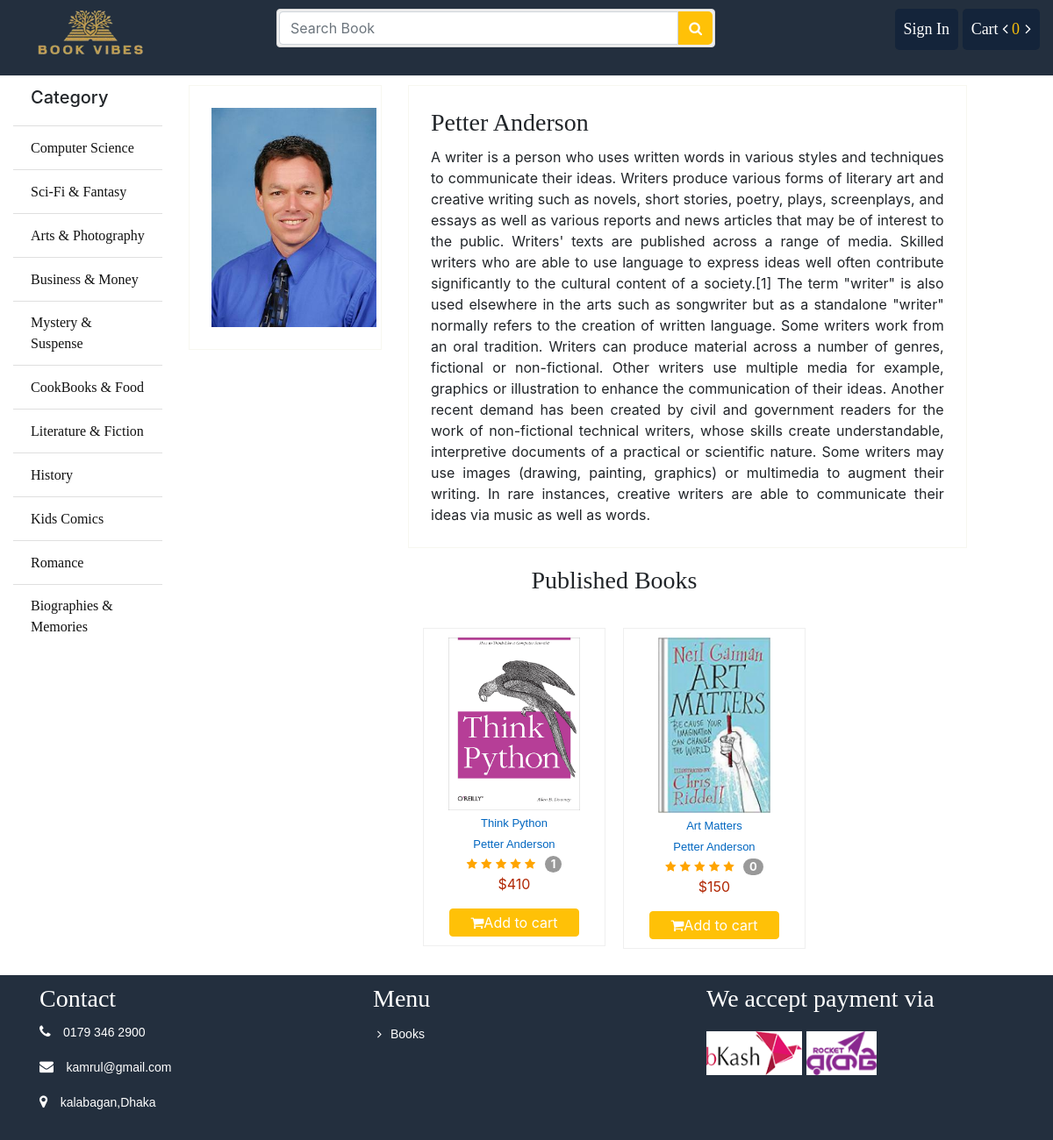
Screenshot of /writer/6 with the database file from the repository.
### store/models.py (models this page shows, shortened)
class Category(models.Model):
	name = models.CharField(max_length = 100)
	slug = models.SlugField(max_length = 150, unique=True ,db_index=True)
	icon = models.FileField(upload_to = "category/")
	create_at = models.DateTimeField(auto_now_add = True)
	updated_at = models.DateTimeField(auto_now_add = True)

class Writer(models.Model):
	name = models.CharField(max_length = 100)
	slug = models.SlugField(max_length=150, unique=True ,db_index=True)
	bio = models.TextField()
	pic = models.FileField(upload_to = "writer/")
	create_at = models.DateTimeField(auto_now_add = True)
	updated_at = models.DateTimeField(auto_now_add = True)
	def __str__(self):
		return self.name

class Book(models.Model):
	writer = models.ForeignKey(Writer, on_delete = models.CASCADE)
	category = models.ForeignKey(Category, on_delete = models.CASCADE)
	name = models.CharField(max_length = 100)
	slug = models.SlugField(max_length=100, db_index=True)
	price = models.IntegerField()
	stock = models.IntegerField()
	coverpage = models.FileField(upload_to = "coverpage/")
	bookpage = models.FileField(upload_to = "bookpage/")
	created = models.DateTimeField(auto_now_add=True)
	updated = models.DateTimeField(auto_now=True)
	totalreview = models.IntegerField(default=1)
	totalrating = models.IntegerField(default=5)
	status = models.IntegerField(default=0)
	description = models.TextField()

### store/views.py (the view)
# urls.py: path('writer/<int:id>', views.get_writer, name = "writer"),
def get_writer(request, id):
    wrt = get_object_or_404(Writer, id=id)
    book = Book.objects.filter(writer_id=wrt.id)
    context = {
        "wrt": wrt,
        "book": book
    }
    return render(request, "store/writer.html", context)

### cart/cart.py (called while the page is built)
    def __len__(self):
        return sum(item['quantity'] for item in self.cart.values())

### store/context_processors.py (called while the page is built)
def sidebar(request):
	categories = Category.objects.all()
	context = {
		"cat":categories
	}
	return context

def cart(request):
	cart = Cart(request)
	context = {
		"cart": cart
	}
	return context

### store/templatetags/customfunction.py (called while the page is built)
@register.filter(name='text_short')
def text_short(value):
	temp = value[0:50]
	return temp

### store/templates/store/writer.html
{% extends 'store/base.html' %}
{% load static %}
{% load customfunction %}
{% block container %}
			<div class="row">
				<div class="col-sm-12">
					<div class="row">
						<div class="col-sm-3">
							<div class="view-details">
								<img src="{{ wrt.pic.url }}">
							</div>
						</div>
						<div class="col-sm-8">
							<div class="product-information">
								<h3>{{ wrt.name }}</h3>
								<article class="text-justify" style="margin-top:10px;">{{ wrt.bio }}</article>
							</div>
						</div>
					</div>
				</div>
				<div class="col-sm-12">
					<div class="titleheader">
						<h3 class="h2header text-center">Published Books</h3>
					</div>
					<div class="regulara sliderzx">
						{% for item in book %}
						<div class="book-wrapper text-center">
							<div class="coverpage">
								<img src="{{ item.coverpage.url }}"/>
							</div>
							<a href="{% url 'store:book' id=item.id %}">{{ item.name|text_short }}</a>
							<a href="{% url 'store:writer' id=item.writer.id %}">{{ item.writer }}</a>
							<div class="rating">
								{{ item.totalrating|averagerating:item.totalreview }}
								<span class="totalrating">{{ item.totalreview|add:-1 }}</span>
							</div>
							<p> ${{ item.price }} </p>
							<button class="btn btn-warning" id="addTocart" data-book-id="{{ item.id }}">
									<i class="fa fa-shopping-cart""></i>Add to cart
								</button>
						</div>
						{% endfor %}
					</div>
				</div>
			</div>
{% endblock %}

### store/templates/store/bin/sidebar.html
			<ul class="list-group list-group-flush">
				<li class="list-group-item"><h5>Category</h5></li>
				{% for p in cat %}
				<li class="list-group-item"><a href="{% url 'store:category' id=p.id %}">{{p.name}}</a></li>
				{% endfor %}
			</ul>

### store/static/css/style.css (style rules this page uses)
.titleheader { margin-top: 20px; display: block; text-align: center; }
.titleheader > h3, a { font-family: "Times New Roman", Times, serif; display: inline-block; }
.sliderzx { width: 94%; margin: 20px auto; }
.book-wrapper { max-width: 250px; margin: 10px; border: 1px solid #efefef; padding: 10px; display: inline-block; }
.book-wrapper .btn { width: 80%; margin: auto; }
.book-wrapper p { color: #B12704; }
.book-wrapper a { display: block; padding-top:5px; font-family: Arial, Helvetica, sans-serif; color: #0066c0; text-decoration: none; white-space: normal; letter-spacing: normal; font-size: 13px!important; line-height: 19px!important; }
.coverpage img { max-height: 200px; max-width: 150px; margin: auto; }
.totalrating { display: inline-block; min-width: 10px; padding: 3px 7px; font-weight: bold; line-height: 1; color: #fff; text-align: center; white-space: nowrap; background-color: #999; border-radius: 10px; margin-left: 6px; }
.rating span { font-size: 13px; }
.checked { color: orange; }
ul li { list-style: none; }
.list-group li a { color: #111; }
.btn-warning, .btn-warning:hover { color: #fff; }
.book-wrapper .btn, .pricebox .btn { padding: 3px }
.view-details { position: relative; border: 1px solid #F7F7F0; padding:25px; overflow: hidden; margin-top: 10px; }
.view-details img { max-height: 250px; transition: all 0.3s ease-in-out; }
.product-information, .pricebox { border: 1px solid #F7F7F0; padding:25px; margin-top: 10px; }
.product-information h3 { font-family: "Times New Roman", Times, serif; }

### rows the page displays
Category: name "Computer Science"
Category: name "Sci-Fi & Fantasy"
Category: name "Arts & Photography"
Category: name "Business & Money"
Category: name "Mystery & Suspense"
Category: name "CookBooks & Food"
Category: name "Literature & Fiction"
Category: name "History"
Category: name "Kids Comics"
Category: name "Romance"
Category: name "Biographies & Memories"
Writer: pic (picture), name "Petter Anderson", bio "A writer is a person who uses written words in various styles and techniques to communicate their ideas. Writers produce various forms of literary art and creative writing such as novels, short stories, poetry, plays, screenplays, and essays as well as various reports and news articles that may be of interest to the public. Writers' texts are published across a range of media. Skilled writers who are able to use language to express ideas well often contribute significantly to the cultural content of a society.[1] The term \"writer\" is also used elsewhere in the arts such as songwriter but as a standalone \"writer\" normally refers to the creation of written language. Some writers work from an…"
Book: coverpage (picture), name|text_short "Think Python", writer "Petter Anderson", totalreview|add "1", price "410"
Book: coverpage (picture), name|text_short "Art Matters", writer "Petter Anderson", totalreview|add "0", price "150"

### other values shown
{{ cart|length }} "0"
